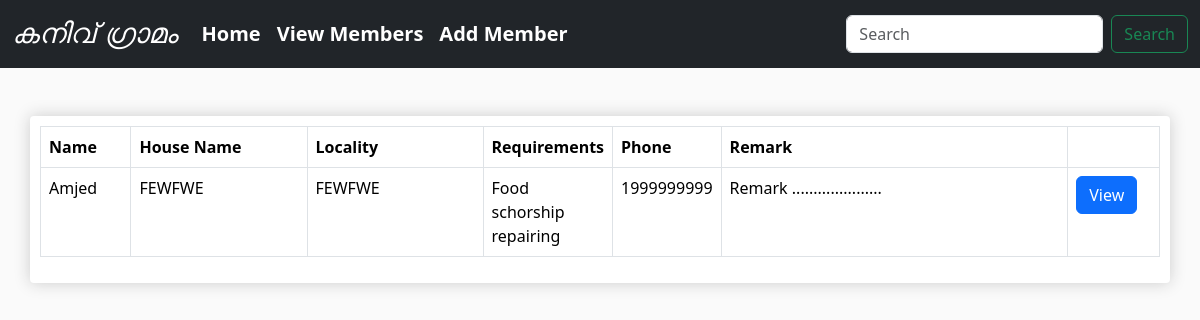
Page /members on the earlier database version.
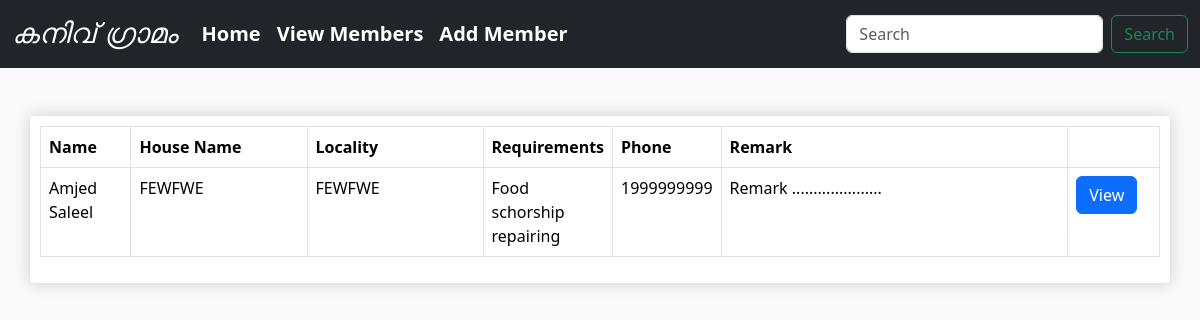
Same page on the later database version.
### charity/models.py (models this page shows, shortened)
class Member(models.Model):
    ration_card_status = (
        ('APL', 'APL'),
        ('BPL', 'BPL'),
    )
    name = models.CharField(max_length=30, verbose_name='Name')
    age = models.IntegerField(verbose_name='Age')
    phone = models.PositiveIntegerField(help_text='Enter phone number without country code')
    house_name = models.CharField(max_length=50)
    locality = models.CharField(max_length=50)
    pin_code = models.IntegerField()
    ration_card = models.CharField(choices=ration_card_status, max_length=10)
    annual_income = models.IntegerField()
    job = models.CharField(max_length=50)
    remark = models.TextField(max_length=100, help_text='Max 100 letters', blank=True)
    class Meta:
        unique_together = ('name', 'house_name', 'phone')

### charity/views.py (the view)
# urls.py: path('members', views.view_all_members, name='view-all-members'),
def view_all_members(request):
    members = Member.objects.all()
    context = {
        'members': members,
    }
    return render(request, 'charity/view-all-members.html', context)

### charity/models.py (called while the page is built)
    def __str__(self):
        return self.category

### templates/charity/view-all-members.html
{% extends 'base.html' %}
{% block content %}
    <div class="container bg-white box-shadow mt-5">
        <div class="row">
            <div class="table-responsive">
                <table class="table  table-bordered align-top">
                    <thead>
                    <tr>
                        <th>Name</th>
                        <th>House Name</th>
                        <th>Locality</th>
                        <th>Requirements</th>
                        <th>Phone</th>
                        <th>Remark</th>
                        <th></th>
                    </tr>
                    </thead>
                    <tbody>
                    {% for member in members %}
                        <tr>
                            <td class="col-1 col-ld-2">{{ member.name }}</td>
                            <td class="col-1 col-lg-2">{{ member.locality }}</td>
                            <td class="col-1 col-lg-2">{{ member.locality }}</td>
                            <td class="col-1 col-lg-1">
                                {% for requirment in member.need.requirement.all %}
                                    {{ requirment }}
                                {% endfor %}
                            </td>
                            <td class="col-1 col-lg-1">{{ member.phone }}</td>
                            <td class="col-7 col-lg-4">{{ member.remark }}</td>
                            <td class="col-1 col-lg-1"><a href="{% url 'charity:view-member' member.id %}"
                                                          class="btn btn-primary">View</a></td>
                        </tr>
                    {% endfor %}
                    </tbody>
                </table>
            </div>
        </div>
    </div>
{% endblock %}

Differences in the rows shown:
changed Member "FEWFWE": name "Amjed" → "Amjed Saleel"
